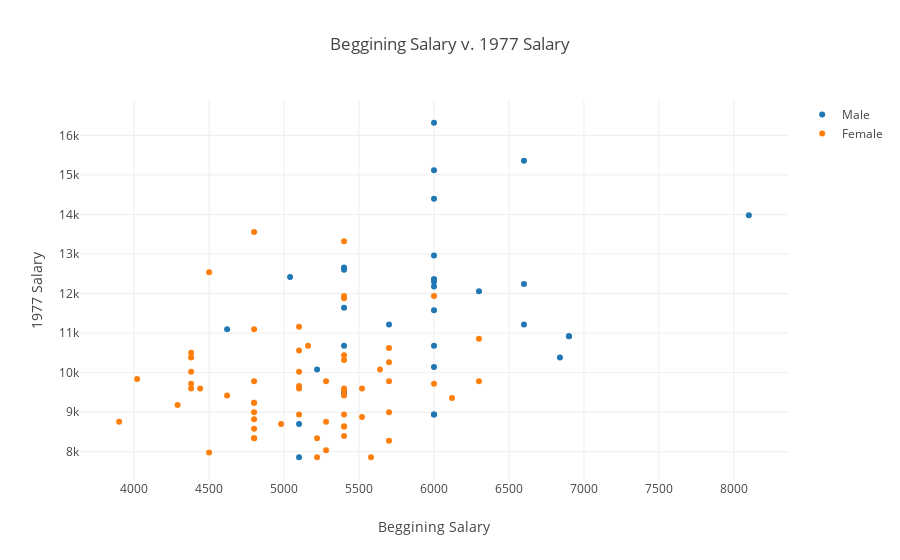

The notebook cell saved with this chart:
### Markdown cell above
Now, let's split the data on `Sex`. Unfortunately, this is not the easiest thing to do in Plotly, but the graphic that Plotly produces is worth the effort!

### Code cell
split_traces = [] 

for sex in data.Sex.unique():
    split_traces.append(
        Scatter({
                'x':data.Bsal[data.Sex == sex],
                'y':data.Sal77[data.Sex == sex],
                'mode':'markers',
                'name':sex
            }))

split_fig = Figure(data = split_traces, layout=layout)

py.iplot(split_fig)

### Figure 1 — Plotly figure (JSON) as saved in the notebook; plotly's stock layout.template omitted (floating-point values rounded to 4 significant figures)
{"data": [{"mode": "markers", "name": "Male", "type": "scatter", "x": [5040, 6300, 6000, 6000, 6000, 6840, 8100, 6000, 6000, 6900, 6900, 5400, 6000, 6000, 5400, 5400, 5100, 6600, 5100, 6600, 5700, 6000, 6000, 6000, 6000, 4620, 5220, 6600, 5400, 6000, 5400, 6000], "y": [12420, 12060, 15120, 16320, 12300, 10380, 13980, 10140, 12360, 10920, 10920, 12660, 12960, 12360, 10680, 11640, 7860, 11220, 8700, 12240, 11220, 12180, 11580, 8940, 10680, 11100, 10080, 15360, 12600, 8940, 9480, 14400]}, {"mode": "markers", "name": "Female", "type": "scatter", "x": [5100, 4800, 5280, 5280, 4800, 4800, 5400, 5520, 5400, 5700, 3900, 4800, 6120, 5220, 5100, 4380, 4290, 5400, 4380, 5400, 5400, 4500, 5400, 5520, 5640, 4800, 5400, 4500, 5400, 5400, 6300, 5160, 5100, 4800, 5400, 4020, 4980, 5280, 5700, 4800, 4800, 5700, 4380, 4380, 5700, 5400, 4440, 6300, 6000, 5100, 4800, 5100, 5700, 5400, 5100, 4800, 6000, 4380, 5580, 4620, 5220], "y": [8940, 8580, 8760, 8040, 9000, 8820, 13320, 9600, 8940, 9000, 8760, 9780, 9360, 7860, 9660, 9600, 9180, 9540, 10380, 8640, 11880, 12540, 8400, 8880, 10080, 9240, 8640, 7980, 11940, 9420, 9780, 10680, 11160, 8340, 9600, 9840, 8700, 9780, 8280, 8340, 13560, 10260, 9720, 10500, 10620, 10320, 9600, 10860, 9720, 9600, 11100, 10020, 9780, 10440, 10560, 9240, 11940, 10020, 7860, 9420, 8340]}], "layout": {"title": "Beggining Salary v. 1977 Salary", "xaxis": {"title": "Beggining Salary"}, "yaxis": {"title": "1977 Salary"}}}
